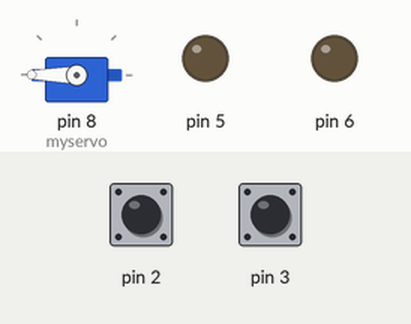
Simulated run of this sketch. Board: Arduino Uno, built with avr-gcc and run on an emulated ATmega328P. Parts: servo, output pins drawn as LEDs (lit = HIGH). The test bench sets the inputs (shaded band); at power-on: pin 2 HIGH, pin 3 HIGH.

Above: at 1.2 s.
1.3 s: pin 2 pulled LOW for 0.15 s
At 1.7 s:
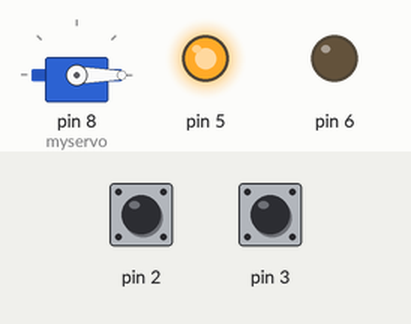
4.4 s: pin 3 pulled LOW for 0.15 s
At 4.47 s:
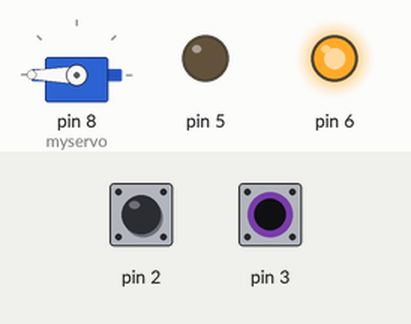
6.0 s: pin 3 pulled LOW for 3.2 s
At 10.1 s:
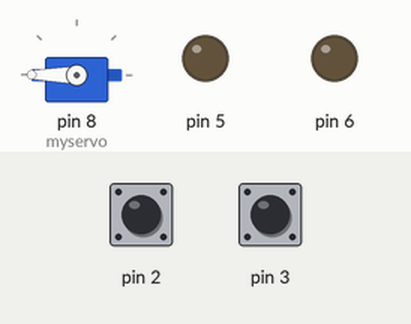
10.7 s: pin 2 pulled LOW for 1 s
At 11.2 s:
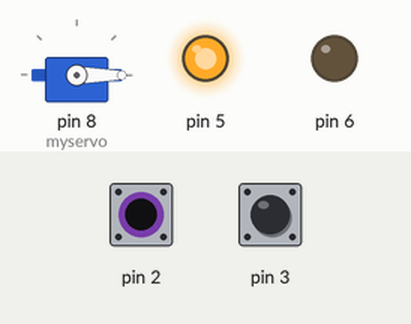
14.7 s: pin 2 driven LOW and pin 3 driven LOW
At 19.0 s:
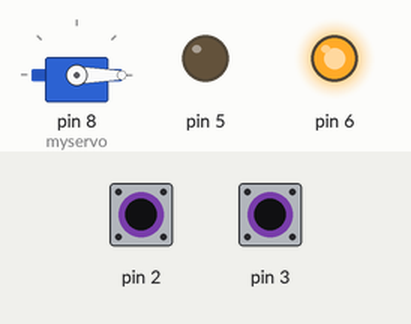
Timing chart, 0 to 20.2 s (numbered marks = the images above; inputs shaded):
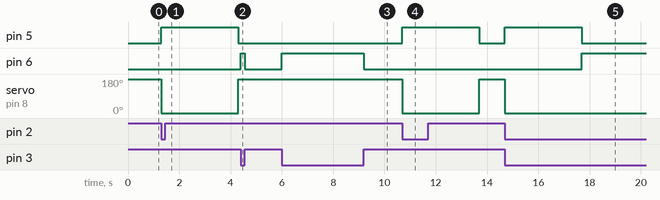

Measured:
- after the input at 1.3 s, pin 5: LOW → HIGH at once, → LOW 3.0 s later; servo on pin 8 (myservo): 180° → 0° at once, → 180° 3.0 s later
- after the input at 4.4 s, pin 6: LOW → HIGH at once, → LOW 0.15 s later
- after the input at 6.0 s, pin 6: LOW → HIGH at once, → LOW 3.2 s later
- after the input at 10.7 s, pin 5: LOW → HIGH at once, → LOW 3.0 s later; servo on pin 8 (myservo): 180° → 0° at once, → 180° 3.0 s later
- after the input at 14.7 s, pin 5: LOW → HIGH at once, → LOW 3.0 s later; pin 6: LOW → HIGH after 3.0 s; servo on pin 8 (myservo): 180° → 0° at once

The sketch:

ATC.ino
```cpp
// Autonomous Trash Can System
// Created by: Fatih Raka Ksatria


#include <Servo.h>

#define LED_MERAH 13;
#define LED_KUNING 4;
#define LED_HIJAU 11;
Servo myservo;

int angle =0;
int angleStep =50;

void setup() {
  myservo.attach(8);
  pinMode(2,INPUT_PULLUP);
  pinMode(3,INPUT_PULLUP);
  pinMode(5, OUTPUT);
  pinMode(6, OUTPUT);
}

void loop() {

  if (digitalRead(3) == HIGH){
  digitalWrite(7, HIGH);
  digitalWrite(6, LOW);
  digitalWrite(5, LOW);

    if (digitalRead(2) == HIGH){
    myservo.write(180);
    digitalWrite(5, LOW);
    }
    else {
    myservo.write(-180);
    digitalWrite(5, HIGH);
    delay(3000);
    }
  }

  else {
   digitalWrite(6, HIGH);
    digitalWrite(7, HIGH);
    digitalWrite(5, LOW);
  }
  }
```
